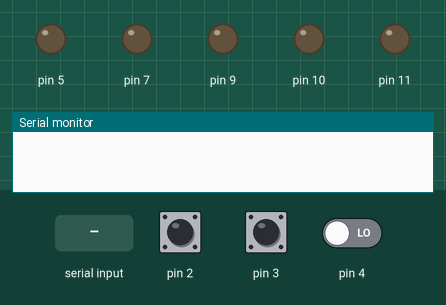
Recording of a sketch running on a simulated Arduino Uno, built with avr-gcc and run on an emulated ATmega328P. On the bench: output pins drawn as LEDs (lit = HIGH), the last lines printed to the serial monitor. The test bench sets the inputs (shaded band); at power-on: pin 2 HIGH, pin 3 HIGH, pin 4 LOW.

Above: at 1.2 s.
1.3 s: "-\n" received over Serial
At 2.3 s:
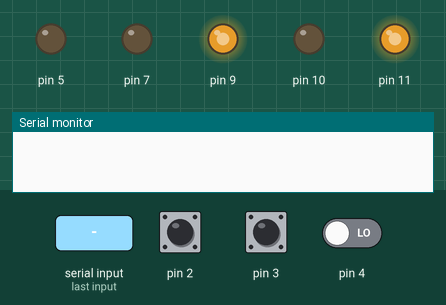
2.8 s: pin 2 pulsed LOW 5 times (0.12 s each, 0.3 s apart)
At 3.79 s:
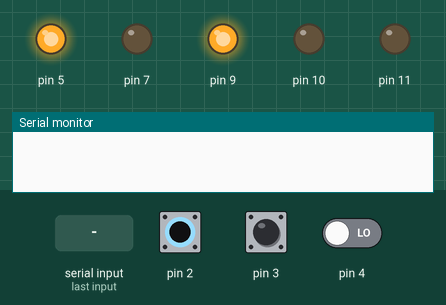
5.8 s: "90 45\n" received over Serial
At 7.1 s:
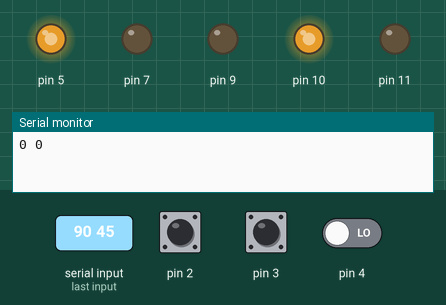
Timing chart, 0 to 8.8 s (numbered marks = the images above; inputs shaded):
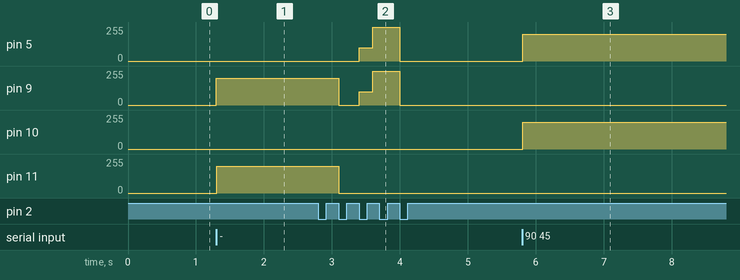

Measured:
- after the input at 1.3 s, pin 9, pin 11: 0/255 → 200/255 at once
- after the input at 2.8 s, pin 5: 0/255 → 100/255 after 0.60 s, → 255/255 0.20 s later, → 0/255 0.40 s later; pin 9: 200/255 → 0/255 after 0.30 s, → 100/255 0.30 s later, → 255/255 0.20 s later, → 0/255 0.40 s later; pin 11: 200/255 → 0/255 after 0.30 s
- after the input at 5.8 s, pin 5, pin 10: 0/255 → 200/255 at once

The sketch:

main.ino
```cpp
volatile long leftCounter = 0;
volatile long rightCounter = 0;
short l = 16, r = 5;  //sm
// 600 ticks - 90 degrees => 3 degres = 20 ticks
// 660 - 31,4 => 1 - 21
void setup() {
  pinMode(11, OUTPUT);
  pinMode(7,OUTPUT);
  pinMode(5, OUTPUT);
  pinMode(10, OUTPUT);
  pinMode(9, OUTPUT);
  attachInterrupt(0, left, FALLING);
  attachInterrupt(1, right, FALLING);
  pinMode(4, INPUT);
  pinMode(6, INPUT);
  Serial.begin(9600);
}
int get_sign(int n) {
  return n > 0 ? 1 : -1;
}
int string_to_int(String line) {
  int size = get_size(line);
  int n = 0;
  for (auto i = 0; i < size; i++) {
    if (line[i] != '-') {
      n += (int(line[i]) - 48) * pow(10, size - i - 1);
    }
  }
  n *= line[0] == '-' ? -1 : 1;
  return n;
}
short get_size(String str) {
  short i = 0;
  for (auto k : str) {
    i++;
  }
  return i;
}
void zero() {
  rightCounter = 0;
  leftCounter = 0;
}
void turn_right_test() {
  zero();
  while ((abs(rightCounter) + abs(leftCounter)) / 2 <= 600) {
    move(255, -255);
  }
  move(0, 0);
}
void turn_right_deg(int deg) {
  zero();
  while ((abs(rightCounter) + abs(leftCounter)) / 2 <= abs(deg) / 3 * 20) {
    move(200 * get_sign(deg), -200 * get_sign(deg));
  }
  stop();
}
void left() {
  if (digitalRead(4)) {
    leftCounter++;
  } else {
    leftCounter--;
  }
}
void right() {
  if (!digitalRead(6)) {
    rightCounter++;
  } else {
    rightCounter--;
  }
}
void stop() {
  long ideal = leftCounter, t = millis();
  while (millis() - t < 500) {
    long er = ideal - leftCounter;
    move(er * 100.0, er * 100.0);
  }
  move(0, 0);
}
void move(int spL, int spR) {
  spR <= 0 ? digitalWrite(9, 0) : analogWrite(9, abs(spR));
  spR <= 0 ? analogWrite(10, abs(spR)) : digitalWrite(10, 0);
  spL >= 0 ? digitalWrite(11, 0) : analogWrite(11, abs(spL));
  spL >= 0 ? analogWrite(5, abs(spL)) : digitalWrite(5, 0);
}

void moveEnc(int sp) {
  long currLeft = leftCounter;
  long currRight = rightCounter;
  float k = 20;
  move((leftCounter - currLeft) * k + sp, sp - (leftCounter - currLeft) * k);
}
void move_sm_test() {
  zero();
  while ((abs(rightCounter) + abs(leftCounter)) / 2 <= 660) {
    move(150, 150);
  }
  stop();
}
void move_sm(int sm) {
  zero();
  while ((abs(rightCounter) + abs(leftCounter)) / 2 <= sm * 21) {
    move(255, 255);
  }
  stop();
}
void loop() {
  if (Serial.available()) {
    String data = Serial.readStringUntil('\n');

    digitalWrite(7,0);
    String movement = "", deg = "";
    bool flag = 1;
    for (auto i = 0; i < get_size(data); i++) {
      data[i] == ' ' ? flag = 0 : flag ? movement += data[i]
                                        : deg += data[i];
    }
    turn_right_deg(string_to_int(deg));
    move_sm(string_to_int(movement));
    Serial.print(string_to_int(movement));
    Serial.print(' ');
    Serial.println(string_to_int(deg));

    // while(1){}
  }
  else{

  }


}
```
